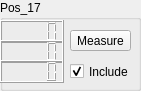
     <widget class="QGroupBox" name="Calib_box_17">
      <property name="geometry">
       <rect>
        <x>460</x>
        <y>140</y>
        <width>141</width>
        <height>91</height>
       </rect>
      </property>
      <property name="title">
       <string>Pos_17</string>
      </property>
      <widget class="QLCDNumber" name="calib_box_x_18">
       <property name="geometry">
        <rect>
         <x>0</x>
         <y>20</y>
         <width>64</width>
         <height>23</height>
        </rect>
       </property>
      </widget>
      <widget class="QLCDNumber" name="calib_box_y_18">
       <property name="geometry">
        <rect>
         <x>0</x>
         <y>40</y>
         <width>64</width>
         <height>23</height>
        </rect>
       </property>
      </widget>
      <widget class="QLCDNumber" name="calib_box_z_18">
       <property name="geometry">
        <rect>
         <x>0</x>
         <y>60</y>
         <width>64</width>
         <height>23</height>
        </rect>
       </property>
      </widget>
      <widget class="QPushButton" name="calibButton_18">
       <property name="geometry">
        <rect>
         <x>70</x>
         <y>30</y>
         <width>61</width>
         <height>21</height>
        </rect>
       </property>
       <property name="text">
        <string>Measure</string>
       </property>
      </widget>
      <widget class="QCheckBox" name="checkBox_18">
       <property name="geometry">
        <rect>
         <x>70</x>
         <y>60</y>
         <width>92</width>
         <height>23</height>
        </rect>
       </property>
       <property name="text">
        <string>Include</string>
       </property>
       <property name="checked">
        <bool>true</bool>
       </property>
      </widget>
     </widget>
